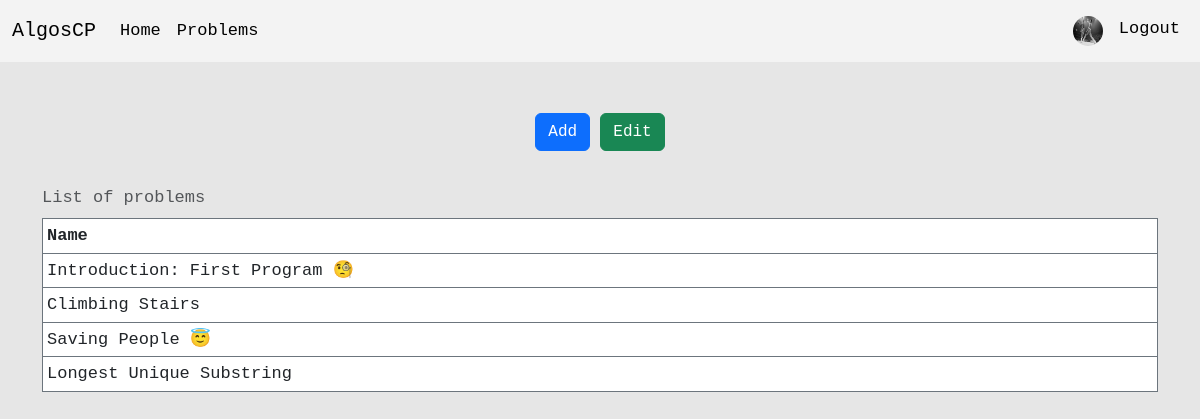
The app's page /problems/ (signed in) with its own data.
### users/models.py (models this page shows, shortened)
class Profile(models.Model):
    user = models.OneToOneField(User, on_delete = models.CASCADE)
    image = models.ImageField(default = 'profile_pictures/default.jpg', upload_to = 'profile_pictures/')
    description = models.TextField(default = '', blank = True)

### problems/models.py (models this page shows, shortened)
class Problem(models.Model):
    name = models.CharField(max_length=50, unique=True, null=False, blank=False, default='lowercase letters only')
    title = models.CharField(max_length=50, null=False, blank=False, default='')
    description = models.TextField()
    template = models.TextField(blank=False, default='')

### problems/views.py (the view)
# urls.py: path('problems/', views.list, name='list'),
def list(request):
    problems = Problem.objects.all().order_by('pk')
    return render(request, 'problems_list.html', {'problems': problems})

### problems/templates/problems_list.html
{% extends 'base.html' %}
{% block content %}
  <center>
    {% if user.is_superuser %}
      <a class="btn btn-primary" href="/admin/problems/problem/add/">Add</a>
      <a class="btn btn-success" href="/admin/problems/problem/">Edit</a>
      <br><br>
    {% endif %}
    <table class="table table-hover table-bordered border-secondary table-sm caption-top">
      <caption>List of problems</caption>
      <thead>
        <tr>
          <th scope="col">Name</th>
        </tr>
      </thead>
      <tbody>
        {% for problem in problems %}
        <tr>
          <td>
              <a class="nav-link" href="{% url 'display_problem' problem.name|slugify %}">{{ problem.title }}</a>
          </td>
        </tr>
        {% endfor %}
      </tbody>
    </table>
  </center>
{% endblock %}

### website/templates/navbar.html (shortened to what this page needs)
<nav class="navbar navbar-expand-lg" style="background-color: #f3f3f3;">
  <div class="container-fluid">
    <a class="navbar-brand" href="{% url 'index' %}">AlgosCP</a>
    <div class="collapse navbar-collapse" id="navbarNavAltMarkup">
      <div class="navbar-nav">
        <a class="nav-link active" aria-current="page" href="{% url 'index' %}">Home</a>
        <a class="nav-link active" href="{% url 'list' %}">Problems</a>
      </div>
      {% if user.is_authenticated %}
        <div class="navbar-nav ms-auto">
          <a class="nav-link active" href="{% url 'profile' request.user %}">
            <img src="{{ user.profile.image.url }}" width=30 height=30 class="rounded-circle" alt="{{ profile.user.username }}">
          </a>
          <a class="nav-link active" href="{% url 'logout' %}">Logout</a>
        </div>
      {% else %}
        <div class="navbar-nav ms-auto">
          <a class="nav-item nav-link active" href="{% url 'login' %}">Login</a>
        </div>
      {% endif %}
    </div>
  </div>
</nav>

### website/static/style.css (style rules this page uses)
body { background-color: rgb(230, 230, 230); font-size: 17px; font-family: monospace, consolas, arial; }

### records on screen
Problem: title "Introduction: First Program 🧐"
Problem: title "Climbing Stairs"
Problem: title "Saving People 😇"
Problem: title "Longest Unique Substring"
